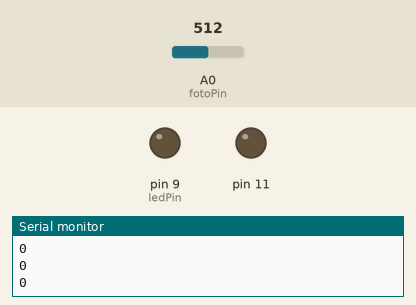
Bench run of a sketch on a simulated Arduino Uno, built with avr-gcc and run on an emulated ATmega328P. Shown: output pins drawn as LEDs (lit = HIGH), the last lines printed to the serial monitor. The test bench sets the inputs (shaded band); at power-on: A0 (fotoPin) = 512.

Above: at 1.2 s.
1.3 s: A0 (fotoPin) set to 0
At 2.1 s:
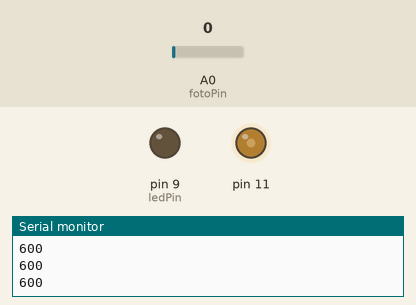
2.8 s: A0 (fotoPin) set to 122
Timing chart, 0 to 5.8 s (numbered marks = the images above; inputs shaded):
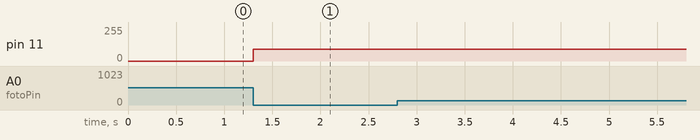

Measured:
- after the input at 1.3 s, pin 11: 0/255 → 88/255 at once

The sketch:

LED_y_Fotoresistencia2.ino
```cpp
int fotoPin = 0;
int ledPin = 9;
int Valor ;

void setup() {
  Serial.begin(9600);
  pinMode( ledPin, OUTPUT );
  pinMode( 11, OUTPUT );
  pinMode( 10, OUTPUT );
}

void loop() {
  pinMode( ledPin, LOW);
  pinMode( 11, LOW);
  pinMode( 10, LOW );
 Valor = analogRead(fotoPin)*6.8;
int numero= 600-Valor;
if(numero<0)
{
  numero=0;
}
if(numero>=0 and numero<=200)
{
  analogWrite(ledPin,numero);
}
else if (numero>=201 and numero<=400)
{
analogWrite(10,numero);
}
else if(numero>=401 and numero<=600)
{
  analogWrite(11,numero);
}

  Serial.println(numero);
  delay(100);
}
```
